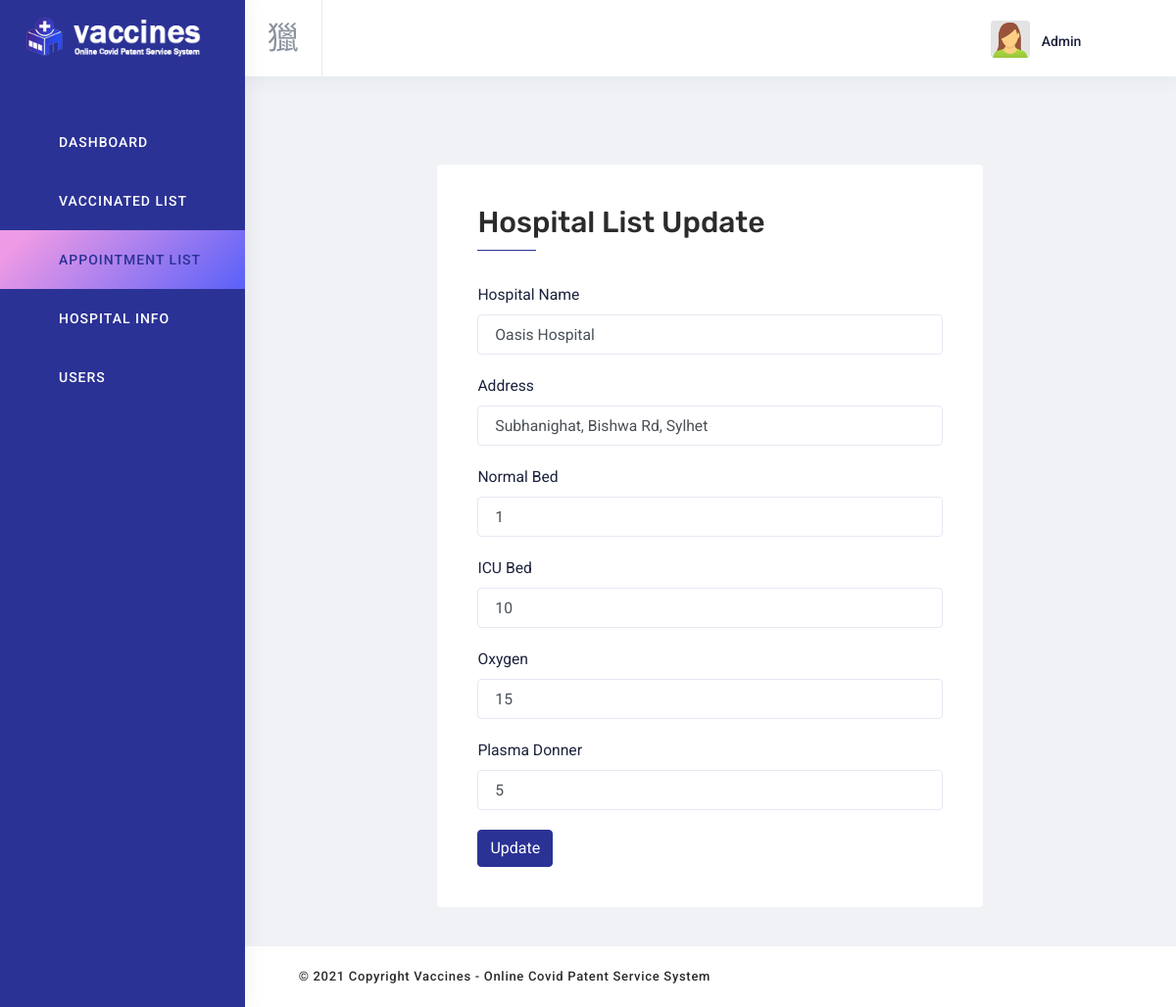
Page /admin/hospital-update.php?id=6 (signed in) on the committed database.
### tables this page shows
CREATE TABLE `hospitals_info` (
  `hospital_id` int(50) NOT NULL,
  `hospital_name` varchar(100) NOT NULL,
  `address` varchar(50) NOT NULL,
  `normal` int(50) NOT NULL,
  `icu` int(50) NOT NULL,
  `oxygen` int(50) NOT NULL,
  `plasma` int(50) NOT NULL
);

### admin/hospital-update.php (the view, shortened to what this page needs)
<?php
include 'inc/header.php';
?>
      <div class="content-wrapper">
        <div class="content">
          <div class="row">
            <div class="col-lg-8 offset-lg-2  col-md-12 m-t-50 basic_form">
              <div class="card">
                <div class="card-body">
                  <div class="card-header">
                    <h3 class="d-inline"> Hospital List Update </h3>
                  </div>
<?php
    $hospital_idd = $_GET['id'];
    include "inc/connection.php";
    $query = "SELECT * FROM hospitals_info WHERE hospital_id = {$hospital_idd}";
    $result = mysqli_query($connection,$query) or die("FAILED");
    $count = mysqli_num_rows($result);
    if($count > 0){
        while($row = mysqli_fetch_assoc($result)){
?>
          <form  action="<?php $_SERVER['PHP_SELF']?>" method ="POST">
              <div class="form-group">
                  <label>Hospital Name</label>
                  <input type="text" name="hname" class="form-control" value="<?php echo $row['hospital_name'] ?>" placeholder="" required>
              </div>
              <div class="form-group">
                  <label>Address</label>
                  <input type="text" name="haddress" class="form-control" value="<?php echo $row['address'] ?>" placeholder="" required>
              </div>
              <div class="form-group">
                  <label>Normal Bed</label>
                  <input type="text" name="hnormal" class="form-control" value="<?php echo $row['normal'] ?>" placeholder="" required>
              </div>
              <div class="form-group">
                  <label>ICU Bed</label>
                  <input type="text" name="hicu" class="form-control" value="<?php echo $row['icu'] ?>" placeholder="" required>
              </div>
              <div class="form-group">
                  <label>Oxygen</label>
                  <input type="text" name="hoxygen" class="form-control" value="<?php echo $row['oxygen'] ?>" placeholder="" required>
              </div>
              <div class="form-group">
                  <label>Plasma Donner</label>
                  <input type="text" name="hplasma" class="form-control" value="<?php echo $row['plasma'] ?>" placeholder="" required>
              </div>
              <input type="submit" name="submit" class="btn btn-primary" value="Update" required />
          </form>
    <?php
            }
        }
    ?>
                </div>
              </div>
            </div>
          </div>
        </div>
      </div>
<?php include 'inc/footer.php';
?>

### admin/assets/css/style.css (style rules this page uses)
.card-header { display: flex; justify-content: space-between; flex-wrap: wrap; }
.card-header h3 { font-size: 25px; }
.basic_form h3 { font-size: 30px; position: relative; }
.basic_form h3::after { position: absolute; content: ""; background-color: #2b3295; width: 60px; height: 1px; bottom: 0; left: 0%; margin-bottom: -11px; }

### rows in the picture
hospitals_info: hname "Oasis Hospital", haddress "Subhanighat, Bishwa Rd, Sylhet", hnormal "1", hicu "10", hoxygen "15", hplasma "5"

### other values in the picture
$_SESSION['username'] "Admin"
